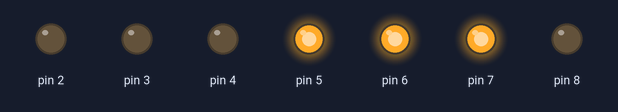
The sketch below on a simulated Arduino Uno, built with avr-gcc and run on an emulated ATmega328P. On the bench: output pins drawn as LEDs (lit = HIGH).

Above: at 0.2 s.
At 0.7 s:
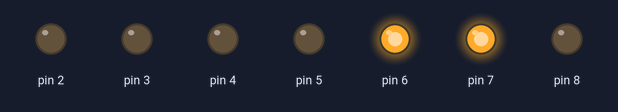
At 1.2 s:
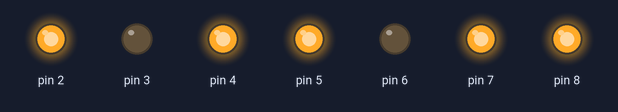
At 1.7 s:
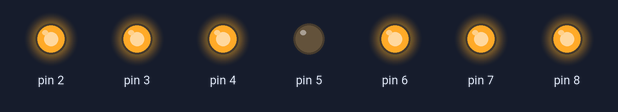
Timing chart, 0 to 3.0 s (numbered marks = the images above):
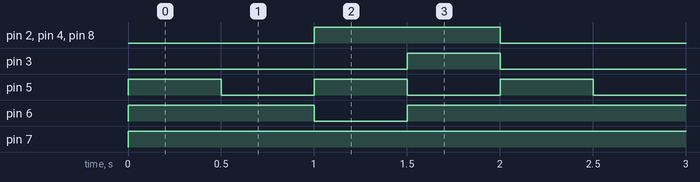

Measured:
- by itself, pin 2, pin 4, pin 8: alternates HIGH for 1.0 s and LOW for 1.0 s
- by itself, pin 3: alternates HIGH for 0.50 s and LOW for 1.5 s
- by itself, pin 5: alternates HIGH for 0.50 s and LOW for 0.50 s
- by itself, pin 6: repeats every 2.0 s: LOW 0.50 s, HIGH 1.5 s
- by itself, pin 7: LOW → HIGH at 0.00 s

The sketch:

LetraLISA.ino
```cpp
int letra [7]={0,0,0,1,1,1,0}; //a b c d e f g
int letra2[7]={0,0,0,0,1,1,0};
int letra3[7]={1,0,1,1,0,1,1};
int letra4[7]={1,1,1,0,1,1,1};

void setup() {
for(int i=2; i<9; i++){
  pinMode(i,OUTPUT);
}


}

void loop() {
 for(int i=2; i<9; i++){
  digitalWrite(i,letra[i-2]);
}
delay(500);
for(int i=2; i<9; i++){
  digitalWrite(i,letra2[i-2]);
}
delay(500);
for(int i=2; i<9; i++){
  digitalWrite(i,letra3[i-2]);
}
delay(500);
for(int i=2; i<9; i++){
  digitalWrite(i,letra4[i-2]);
}
delay(500);

}
```
